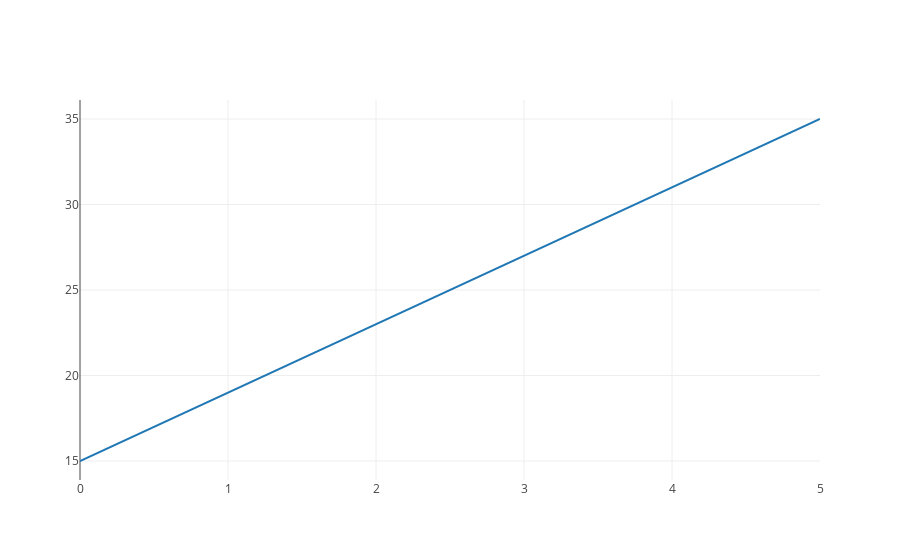

Source (notebook cell):
### Markdown cell above
We can plot the function by calculating outputs at a range of x values.  Note that we use our `output_at` function to calculate the output at each individual x value.

### Code cell
import plotly
from plotly.offline import iplot, init_notebook_mode
init_notebook_mode(connected=True)

from graph import plot, trace_values, build_layout

x_values = list(range(0, 6))
# layout = build_layout(y_axis = {'range': [0, 35]})


four_x_plus_fifteen_values = list(map(lambda x: output_at(four_x_plus_fifteen, x),x_values))
four_x_plus_fifteen_trace = trace_values(x_values, four_x_plus_fifteen_values, mode = 'lines')
plot([four_x_plus_fifteen_trace])

### Figure 1 — Plotly figure (JSON) as saved in the notebook; plotly's stock layout.template omitted (floating-point values rounded to 4 significant figures)
{"data": [{"mode": "lines", "name": "data", "text": [], "type": "scatter", "uid": "f112c61c-c9d8-11e8-8f92-0242ac110060", "x": [0, 1, 2, 3, 4, 5], "y": [15, 19, 23, 27, 31, 35]}], "layout": {}}
